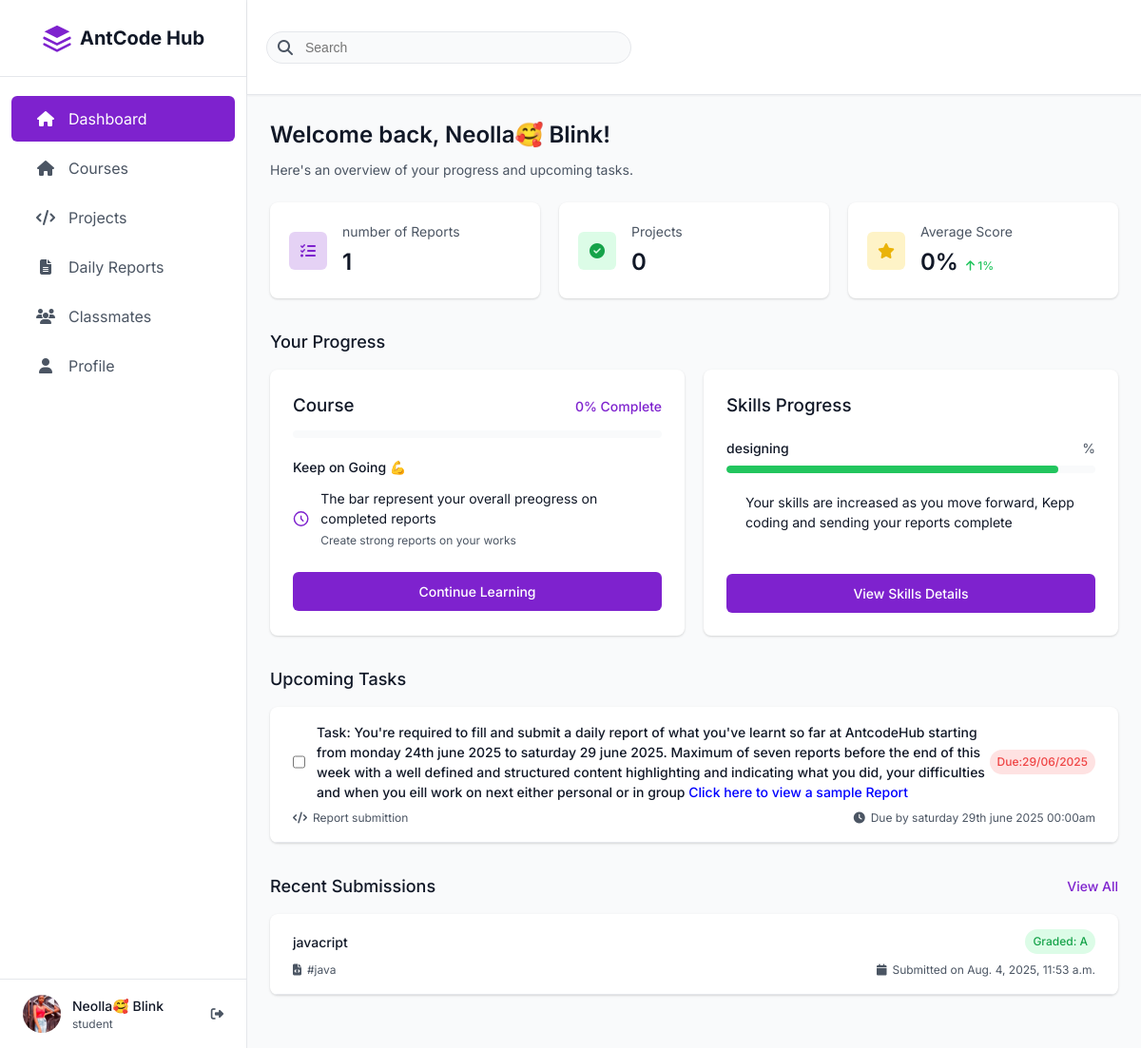
/AntCode/home/ (signed in), run on the app's committed database.
### base/models.py (models this page shows, shortened)
class User(AbstractUser):
    class UserType(models.TextChoices):
        STUDENT = "student", _("Student")
        MENTOR = "mentor", _("Mentor")
    user_type = models.CharField(
        max_length=10,
        choices=UserType.choices,
        default=UserType.STUDENT,
        verbose_name=_("User Type"),
    )
    phone = models.CharField(
        max_length=20, blank=True, default="670000000", verbose_name=_("Phone Number")
    )
    bio = models.TextField(max_length=1000, blank=True, verbose_name=_("Biography"))
    skills = models.CharField(max_length=500, blank=True, verbose_name=_("Skills"))
    profile_picture = models.ImageField(
        upload_to="user/profile_pictures/",
        blank=True,
        null=True,
        verbose_name=_("Profile Picture"),
    )
    class Meta:
        verbose_name = _("User")
        verbose_name_plural = _("Users")
        indexes = [
            models.Index(fields=["user_type"]),
            models.Index(fields=["last_name", "first_name"]),
        ]

class Report(models.Model):
    STATUS_CHOICES = [
        ("draft", _("Draft")),
        ("submitted", _("Submitted")),
        ("reviewed", _("Reviewed")),
        ("approved", _("Approved")),
    ]
    title = models.CharField(max_length=50, verbose_name=_("Title"))
    tags = models.CharField(max_length=100, verbose_name=_("Tags"))
    hours_worked = models.FloatField(default=0.0, verbose_name=_("Hours Worked"))
    status = models.CharField(
        max_length=50, choices=STATUS_CHOICES, default="draft", verbose_name=_("Status")
    )
    content = models.TextField(max_length=2000, blank=True, verbose_name=_("Content"))
    student = models.ForeignKey(
        User,
        on_delete=models.CASCADE,
        related_name="reports",
        limit_choices_to={"user_type": User.UserType.STUDENT},
        verbose_name=_("Student"),
    )
    option = models.ForeignKey(
        Option,
        on_delete=models.CASCADE,
        related_name="reports",
        verbose_name=_("Option"),
    )
    created = models.DateTimeField(auto_now_add=True, verbose_name=_("Created At"))
    updated = models.DateTimeField(auto_now=True, verbose_name=_("Updated At"))
    mark = models.IntegerField(default=0, verbose_name=_("Mark"))
    class Meta:
        verbose_name = _("Report")
        verbose_name_plural = _("Reports")
        ordering = ["-created"]
        indexes = [
            models.Index(fields=["student"]),
            models.Index(fields=["option"]),
            models.Index(fields=["status"]),
            models.Index(fields=["created"]),
        ]

### base/views.py (the view)
# urls.py: path("home/", index, name="home"),
@login_required
def index(request):
    if request.user.user_type != User.UserType.STUDENT:
        raise PermissionDenied(_("Only students can access this dashboard."))
    student = get_object_or_404(StudentProfile, user=request.user)
    reports = Report.objects.filter(student=request.user).select_related('option')
    tasks = Task.objects.filter(students=student).prefetch_related('mentor')
    projects = Project.objects.filter(students=student).prefetch_related('mentor')
    stats = {
        'reports_count': reports.count(),
        'tasks_count': tasks.count(),
        'projects_count': projects.count(),
        'average_score': reports.aggregate(avg=Avg('mark'))['avg'] or 0,
        'completion_rate': reports.filter(status='approved').count() / reports.count() * 100
                          if reports.exists() else 0
    }
    context = {
        "reports": reports[:5],
        "tasks": tasks[:5],
        "projects": projects[:5],
        **{k: round(v, 2) if isinstance(v, float) else v for k, v in stats.items()}
    }
    return render(request, "index.html", context)

### templates/index.html (shortened to what this page needs)
<!DOCTYPE html>
<html lang="en">
<head>
    <link rel="stylesheet" href="https://cdnjs.cloudflare.com/ajax/libs/font-awesome/6.4.0/css/all.min.css">
</head>
<body class="light-mode">
    <div class="app-container">
        <div class="sidebar" id="sidebar">
            {% include 'navbar.html' %}
        </div>
        <div class="main-content">
            {% include 'header.html' %}
            <div class="content">
                <h1 class="page-title">Welcome back, {{request.user.first_name}} {{request.user.last_name}}!</h1>
                <p class="page-subtitle">Here's an overview of your progress and upcoming tasks.</p>
                <div class="stats-grid">
                    <div class="stat-card">
                        <div class="stat-header">
                            <div class="stat-icon purple">
                                <i class="fas fa-tasks"></i>
                            </div>
                            <div class="stat-content">
                                <div class="stat-label">number of Reports</div>
                                <div class="stat-value">
                                    {{reports_count}}
                                </div>
                            </div>
                        </div>
                    </div>
                    <div class="stat-card">
                        <div class="stat-header">
                            <div class="stat-icon green">
                                <i class="fas fa-check-circle"></i>
                            </div>
                            <div class="stat-content">
                                <div class="stat-label">Projects</div>
                                <div class="stat-value">
                                    {{projects_count}}
                                </div>
                            </div>
                        </div>
                    </div>
                    <div class="stat-card">
                        <div class="stat-header">
                            <div class="stat-icon yellow">
                                <i class="fas fa-star"></i>
                            </div>
                            <div class="stat-content">
                                <div class="stat-label">Average Score</div>
                                <div class="stat-value">
                                    {{average_score}}%
                                    <span class="stat-change positive">
                                        <i class="fas fa-arrow-up"></i> {{reports_count}}%
                                    </span>
                                </div>
                            </div>
                        </div>
                    </div>
                </div>
                <div class="section">
                    <div class="section-header">
                        <h2 class="section-title">Your Progress</h2>
                    </div>
                    <div class="progress-grid">
                        <div class="progress-card">
                            <div class="progress-header">
                                <h3 class="progress-title">{{request.user.option.name}} Course</h3>
                                <span class="progress-percentage">{{average_score}}% Complete</span>
                            </div>
                            <div class="progress-bar-container">
                            </div>
                            <div class="progress-details">
                                <h4 class="progress-subtitle">Keep on Going 💪</h4>
                                <div class="progress-item">
                                    <svg class="progress-item-icon" viewBox="0 0 24 24" fill="none"
                                        xmlns="http://www.w3.org/2000/svg">
                                        <circle cx="12" cy="12" r="10" stroke="currentColor" stroke-width="2" />
                                        <path d="M12 8V12L15 15" stroke="currentColor" stroke-width="2"
                                            stroke-linecap="round" />
                                    </svg>
                                    <div>
                                        <div class="progress-item-content">The bar represent your overall preogress on completed reports</div>
                                        <div class="progress-item-subtitle">Create strong reports on your works</div>
                                    </div>
                                </div>
                            </div>
                            <button class="button" onclick="window.location.href='#task-tab'">Continue Learning</button>
                        </div>
                        <div class="progress-card">
                            <h3 class="progress-title">Skills Progress</h3>
                            <div class="progress-details">
                                <div class="skill-item">
                                    <div class="skill-header">
                                        <span class="skill-name">{{request.user.skills}}</span>
                                        <span class="skill-percentage">{{skill_score}}%</span>
                                    </div>
                                    <div class="skill-bar-container">
                                        <div class="skill-bar html" style="width: {{skill_score}}%;"></div>
                                    </div>
                                    <p style="padding: 20px;" class="progress-item-content ">Your skills are increased as you move forward, Kepp coding and sending your reports complete</p>
                                </div>
                            </div>
                            <button class="button"onclick="window.location.href='{% url 'profile' %}'">View Skills Details</button>
                        </div>
                    </div>
                </div>
                <div class="section" id="task-tab">
                    <div class="section-header">
                        <h2 class="section-title">Upcoming Tasks</h2>
                    </div>
                    <div class="tasks-list">
                        <div class="task-item">
                            <div class="task-header">
                                <div class="task-title-container">
                                    <input type="checkbox" class="task-checkbox" id="task-1">
                                    <label for="task-1" class="task-title">Task: You're required to fill and submit a daily report of what you've learnt so far at AntcodeHub starting from monday 24th june 2025 to saturday 29 june 2025.
                                        Maximum of seven reports before the end of this week with a well defined and structured content highlighting and indicating what you did, your difficulties and when you eill work on next either personal or in group
                                    <a href="{% url 'sample' %}" style="color: blue;">Click here to view a sample Report</a></label>
                                </div>
                                <span class="task-badge red">Due:29/06/2025</span>
                            </div>
                            <div class="task-details">
                                <div class="task-tag">
                                    <i class="fas fa-code task-tag-icon"></i>
                                    <span>Report submittion</span>
                                </div>
                                <div class="task-tag">
                                    <i class="fas fa-clock task-tag-icon"></i>
                                    <span>Due by saturday 29th june 2025 00:00am</span>
                                </div>
                            </div>
                        </div>
                    </div>
                </div>
                <div class="section">
                    <div class="section-header">
                        <h2 class="section-title">Recent Submissions</h2>
                        <a href="{% url 'reports' %}" class="section-link">View All</a>
                    </div>
                    <div class="tasks-list">
                        {% for report in reports  %}
                        <div class="submission-item">
                            <div class="submission-header">
                                <h3 class="submission-title">{{report.title}}</h3>
                                <span class="task-badge green">Graded: A</span>
                            </div>
                            <div class="task-details">
                                <div class="task-tag">
                                    <i class="fas fa-file-code task-tag-icon"></i>
                                    <span>{{report.tags}}</span>
                                </div>
                                <div class="task-tag">
                                    <i class="fas fa-calendar task-tag-icon"></i>
                                    <span>Submitted on {{report.created}}</span>
                                </div>
                            </div>
                        </div>
                        {% endfor %}
                    </div>
                </div>
            </div>
        </div>
    </div>
</body>
</html>

### templates/navbar.html (shortened to what this page needs)
{% if request.user.user_type == 'student' %}
    <div class="sidebar-header" >
        <div class="logo">
            <span class="logo-text">AntCode Hub</span>
        </div>
    </div>
    <div class="sidebar-content">
        <nav>
            <a href="{% url 'home' %}" {% if request.path == '/AntCode/home/' %} class="sidebar-link active" {%else%}
                class="sidebar-link" {% endif %}>
                <i class="fas fa-home sidebar-icon"></i>
                <span>Dashboard</span>
            </a>
            <a href="{% url 'courses' %}" {% if request.path == '/AntCode/courses/' %} class="sidebar-link active" {%else%}
                class="sidebar-link" {% endif %}>
                <i class="fas fa-home sidebar-icon"></i>
                <span>Courses</span>
            </a>
            <a href="" {% if request.path == '/AntCode/projects/' %} class="sidebar-link active" {%else%}
                class="sidebar-link" {% endif %}>
                <i class="fas fa-code sidebar-icon"></i>
                <span>Projects</span>
            </a>
            <a href="{% url 'reports' %}" {% if request.path == '/AntCode/daily-reports/' %} class="sidebar-link active"
                {%else%} class="sidebar-link" {% endif %}>
                <i class="fas fa-file-alt sidebar-icon"></i>
                <span>Daily Reports</span>
            </a>
            <a href="{% url 'classmates' %}" {% if request.path == '/AntCode/classmates/' %} class="sidebar-link active"
                {%else%} class="sidebar-link" {% endif %}>
                <i class="fas fa-users sidebar-icon"></i>
                <span>Classmates</span>
            </a>
            <a href="{% url 'profile' %}" {% if request.path == '/AntCode/profile/' %} class="sidebar-link active"
                {%else%} class="sidebar-link" {% endif %}>
                <i class="fas fa-user sidebar-icon"></i>
                <span>Profile</span>
            </a>
        </nav>
    </div>
    <div class="sidebar-footer">
        <div class="user-info">
            {% if request.user.profile_picture %}
            <div class="avatar"
                style="background-image: url('{{request.user.profile_picture.url}}'); background-position:center; background-size: cover;">
            </div>
            {% else %}
            <div class="avatar">{{request.user.name_abb}}</div>
            {% endif %}
            <div class="user-details">
                <div class="user-name">{{request.user.first_name}} {{request.user.last_name}}</div>
                <div class="user-role">{{request.user.user_type}}</div>
            </div>
            <button class="logout-button" onclick="window.location.href='{% url 'logout' %}'">
                <i class="fas fa-sign-out-alt"></i>
            </button>
        </div>
    </div>
{%endif%}

### data on the page
User: user.profile_picture (picture), user.first_name "Neolla🥰", user.last_name "Blink", user.user_type "student", user.skills "designing"
Report: title "javacript", tags "#java", created "Aug. 4, 2025, 11:53 a.m."

### other printed values
{{ reports_count }} "1"
{{ projects_count }} "0"
{{ average_score }} "0"
